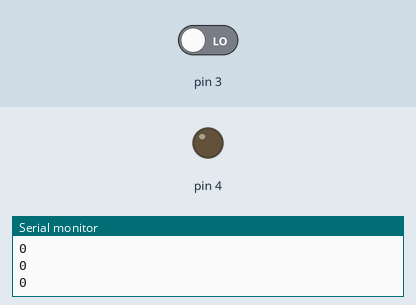
Simulated run of this sketch. Board: Arduino Uno, built with avr-gcc and run on an emulated ATmega328P. Shown: output pins drawn as LEDs (lit = HIGH), the last lines printed to the serial monitor. The test bench sets the inputs (shaded band); at power-on: pin 3 LOW.

Above: at 1.2 s.
1.3 s: pin 3 driven HIGH
At 1.8 s:
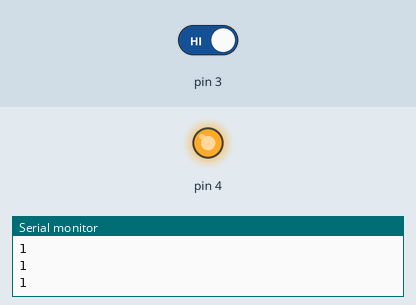
2.8 s: pin 3 driven LOW
At 3.1 s:
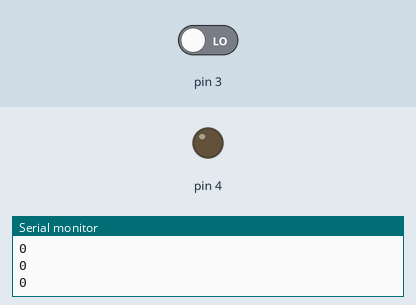
Timing chart, 0 to 5.8 s (numbered marks = the images above; inputs shaded):
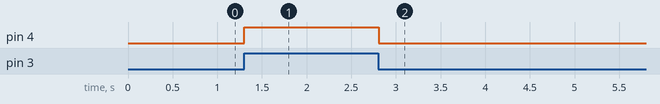

Measured:
- after the input at 1.3 s, pin 4: LOW → HIGH at once
- after the input at 2.8 s, pin 4: HIGH → LOW at once

The sketch:

codigo.ino
```cpp
void setup()
{
  pinMode(3,INPUT);
  pinMode(4,OUTPUT);
  Serial.begin(9600);
}

void loop()
{
  bool botao = digitalRead(3);
  digitalWrite(4,botao);
  delay(10);
  Serial.println(botao);
}
```
